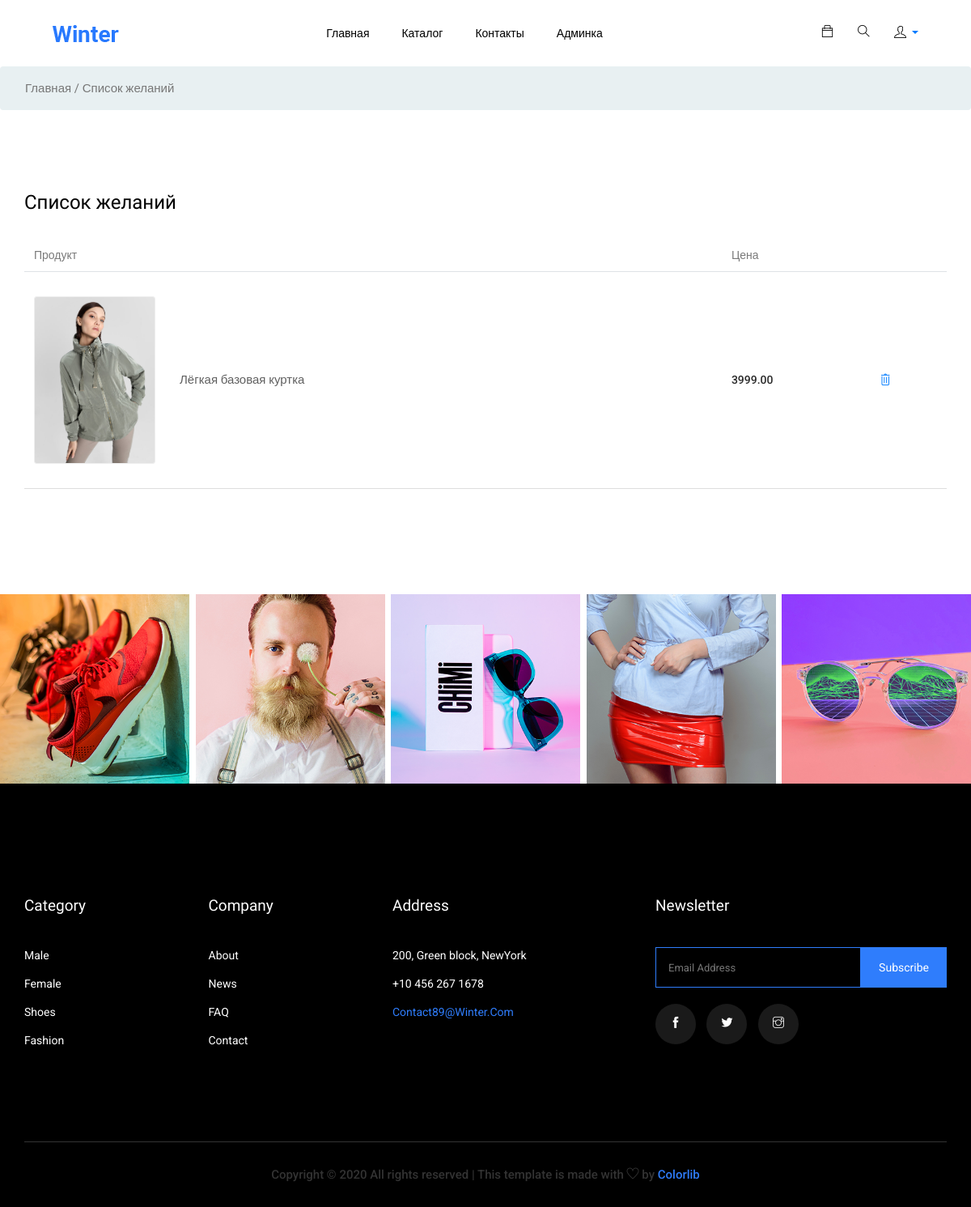
Page /cabinet/wish-list/ (signed in) on the committed database.
### cabinetapp/models.py (models this page shows)
class WishList(models.Model):
    user = models.ForeignKey(settings.AUTH_USER_MODEL, on_delete=models.CASCADE, verbose_name='Пользователь')
    product = models.ForeignKey(Products, verbose_name='Продукт', on_delete=models.CASCADE)
    class Meta:
        unique_together = ('user', 'product')

### shop/models.py (models this page shows, shortened)
class Products(models.Model):
    category = models.ForeignKey(ProductCategories, verbose_name='Категория', on_delete=models.CASCADE)
    title = models.CharField('Название продукта', max_length=128, unique=True)
    image = models.ImageField('Изображение продукта', upload_to='products_images', blank=True)
    short_description = models.CharField('Краткое описание', max_length=255, null=True, blank=True)
    description = models.TextField('Описание продукта', null=True, blank=True)
    price = models.DecimalField('Цена продукта', max_digits=8, decimal_places=2, default=0)
    quantity = models.IntegerField('Колличество на складе', default=0)
    created_at = models.DateTimeField('Дата создания', auto_now_add=True)
    updated_at = models.DateTimeField('Дата обновления', auto_now=True)
    class Meta:
        verbose_name = "Товары"
        verbose_name_plural = "Товары"

### cabinetapp/views.py (the view)
# urls.py: path('wish-list/', WishlistView.as_view(), name='wishlist'),
class WishlistView(ListClass):
    model = WishList
    template_name = 'wishlist.html'
    title = 'Список желаний'
    context_object_name = 'wish_list'
    @method_decorator(login_required())
    def dispatch(self, request, *args, **kwargs):
        return super(WishlistView, self).dispatch(request, *args, **kwargs)
    def get_queryset(self):
        return WishList.objects.filter(user=self.request.user)

### cartapp/models.py (called while the page is built)
    @property
    def total_cart_all_products(self):
        count_products = Cart.objects.filter(cart_uuid=self.cart_uuid).aggregate(Sum('quantity'))
        if count_products['quantity__sum']:
            return count_products['quantity__sum']
        return 0

### mainpage/views.py (called while the page is built)
    def get(self, request, *args, **kwargs):
        cart_uuid = request.COOKIES.get('cart_uuid')
        if cart_uuid is None:
            cart_uuid = uuid.uuid1()
        response = super(CommonClass, self).get(request, *args, **kwargs)
        response.set_cookie('cart_uuid', value=cart_uuid, max_age=30 * 24 * 60 * 60)
        return response

    def cart(self):
        return CartCommon(self.request.COOKIES.get('cart_uuid'))

    def get_context_data(self, **kwargs):
        context = super(ListClass, self).get_context_data(**kwargs)
        context['cart'] = self.cart()
        context['title'] = self.title
        return context

### cabinetapp/templates/wishlist.html (shortened to what this page needs)
{% extends 'base.html' %}
{% load static %}
{% block body_class %}bg-white{% endblock %}
{% block content %}
<section class="breadcrumb breadcrumb_bg">
    <div class="container">
        <div class="row justify-content-center">
            <div class="col-lg-12">
                <div class="breadcrumb_iner">
                    <div class="breadcrumb_iner_item">
                        <p>Главная / Список желаний</p>
                    </div>
                </div>
            </div>
        </div>
    </div>
</section>
<section class="cart_area section_padding">
    <div class="container">
        <h3 class="text-heading">Список желаний</h3>
        <div class="cart_inner">
            {% if wish_list %}
            <div class="table-responsive">
                <table class="table">
                    <thead>
                    <tr>
                        <th scope="col">Продукт</th>
                        <th scope="col">Цена</th>
                        <th scope="col"></th>
                    </tr>
                    </thead>
                    <tbody>
                    {% for model in wish_list %}
                    <tr>
                        <td>
                            <div class="media">
                                <div class="d-flex">
                                    <img src="{{ model.product.image.url }}" alt="{{ model.product.title }}"/>
                                </div>
                                <div class="media-body">
                                    <p>{{ model.product.title }}</p>
                                </div>
                            </div>
                        </td>
                        <td>
                            <h5>{{ model.product.price }}</h5>
                        </td>
                        <td>
                            <a href="{% url 'cabinetapp:wishlist_delete' model.id %}"><i class="ti-trash"></i></a>
                        </td>
                    </tr>
                    {% endfor %}
                    </tbody>
                </table>
            </div>
            {% endif %}
        </div>
    </div>
</section>
{% endblock %}
{% block instagram_photo %}
{% include 'includes/instagram_photo.html' %}
{% endblock %}

### rows in the picture
WishList: product.image (picture), product "Лёгкая базовая куртка", product.price "3999.00"
